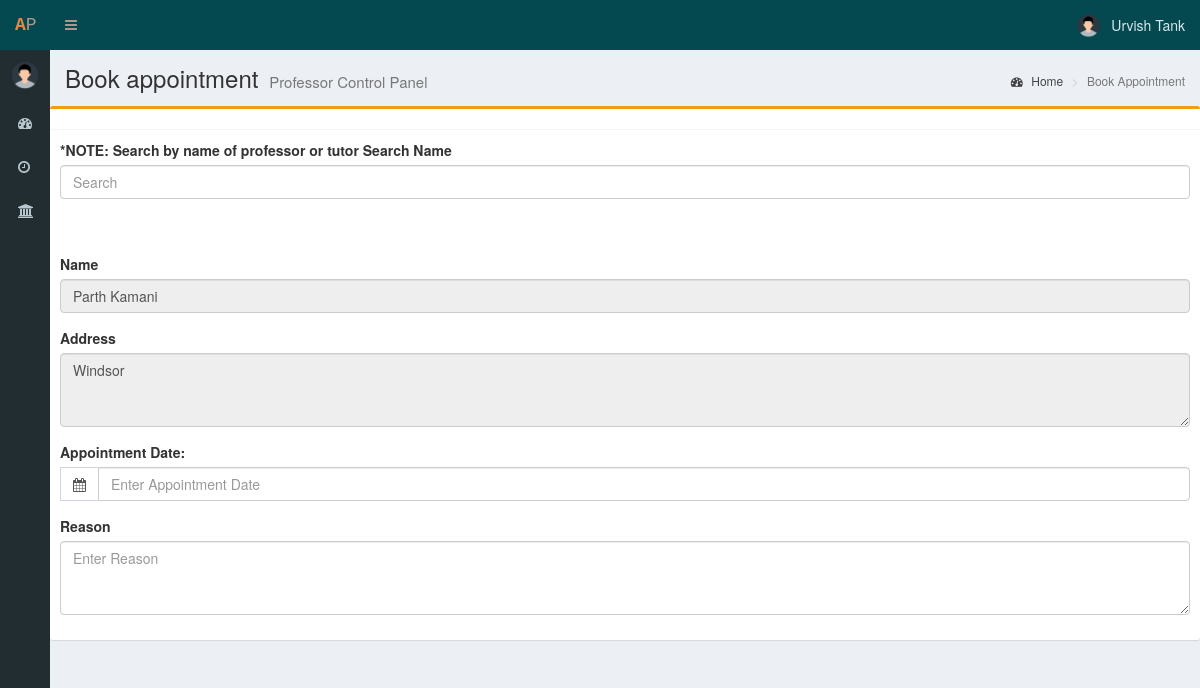
The page /addapp.php?sel=2 (signed in) on the database its author committed.
### tables this page shows
CREATE TABLE `tbl_detail` (
  `detail_id` int(40) NOT NULL,
  `login_id` int(11) NOT NULL,
  `name` varchar(40) NOT NULL,
  `dob` date NOT NULL,
  `gender` varchar(20) NOT NULL,
  `address` varchar(100) NOT NULL,
  `profile_pic` varchar(50) NOT NULL,
  `dept` int(11) NOT NULL,
  `valid` int(11) NOT NULL
);

### addapp.php (the view, shortened to what this page needs)
<?php
	include "connection.php";
	if(!isset($_SESSION['log']))
	{
		header("location:index.php");
	}
	else
	{
		$log = $_SESSION['log'];
		$qry = "SELECT * FROM tbl_login WHERE email_id='$log'";
		$result = mysqli_query($con,$qry);
		$value = mysqli_fetch_array($result);
		$id = $value['login_id'];
		$sql = "SELECT * FROM tbl_detail WHERE login_id='$id'";
		$result1 = mysqli_query($con,$sql);
		$value1 = mysqli_fetch_array($result1);
		$n = $value1['name'];
		$i = $value1['profile_pic'];
		$g="";
		$addr="";
		$name="";
		if(isset($_GET['sel']))
	{
		$f=$_GET['sel'];
		$sql1w = "SELECT * FROM tbl_detail WHERE login_id=".$f;
		$result2w = mysqli_query($con,$sql1w);
		$value2w = mysqli_fetch_array($result2w);
		$name =$value2w['name'];
		$addr=$value2w['address'];
	}
?>
<?php
$e1="";
						?>
<!DOCTYPE html>
<html>
<head>
  <link rel="stylesheet" type="text/css" href="dist/bootstrap-clockpicker.min.css">
  <link rel="stylesheet" href="https://maxcdn.bootstrapcdn.com/bootstrap/3.3.6/css/bootstrap.min.css" />
  <link rel="stylesheet" href="bower_components/bootstrap/dist/css/bootstrap.min.css">
  <link rel="stylesheet" href="bower_components/font-awesome/css/font-awesome.min.css">
  <link rel="stylesheet" href="bower_components/bootstrap-daterangepicker/daterangepicker.css">
  <link rel="stylesheet" href="bower_components/bootstrap-datepicker/dist/css/bootstrap-datepicker.min.css">
  <link rel="stylesheet" href="bower_components/Ionicons/css/ionicons.min.css">
  <link rel="stylesheet" href="plugins/iCheck/all.css">
  <link rel="stylesheet" href="bower_components/bootstrap-colorpicker/dist/css/bootstrap-colorpicker.min.css">
  <link rel="stylesheet" href="plugins/timepicker/bootstrap-timepicker.min.css">
  <link rel="stylesheet" href="bower_components/select2/dist/css/select2.min.css">
  <link rel="stylesheet" href="dist/css/AdminLTE.min.css">
  <link href="css/bootstrap.css" rel="stylesheet">
    <link href="plugins/time/css/timepicki.css" rel="stylesheet">
  <link rel="stylesheet" href="../../plugins/timepicker/bootstrap-timepicker.min.css">
  <link rel="stylesheet" href="dist/css/skins/_all-skins.min.css">
</head>
<body class="hold-transition skin-purple sidebar-mini sidebar-collapse">
<div class="wrapper">
  <?php
		include("head.php");
		include("menu.php");
	  ?>
  <div class="content-wrapper">
    <section class="content-header">
      <h1>
        Book appointment
	<?php
if($type==1)
{
	?>
	<small>Professor Control Panel</small>
	<?php
}
	?>
      </h1>
      <ol class="breadcrumb">
        <li><a href="dashboard.php"><i class="fa fa-dashboard"></i> Home</a></li>
        <li class="active">Book Appointment</li>
      </ol>
    </section>
    <section class="content">
       <div class="row">
	   <div class="box box-warning">
            <div class="box-header with-border">
            </div>
            <div class="box-body">
              <form role="form" method="POST" enctype="multipart/form-data" >
				<div class="form-group">
				<div class="form-check">
				<label>*NOTE: Search by name of professor or tutor</label>
					<label>Search Name</label>
                  <div id="search_area">
                  <input type="text" name="class_search" id="class_search" class="form-control" autocomplete="off" placeholder="Search" value="<?php echo $g; ?>" />
				  </div>
				  <br />
				  <br />
				</div>
				</div>
				<div class="form-group">
                  <label>Name</label>
                  <input type="text" name="name" class="form-control" placeholder="Enter Name" value="<?php echo $name; ?>" disabled required />
                </div>
                <div class="form-group">
                  <label>Address</label>
                  <textarea class="form-control" rows="3" name="address" placeholder="Enter Address" disabled required><?php echo $addr; ?></textarea>
                </div>
				<?php
				if(isset($_GET['sel']))
				{
				?>
				<div class="form-group" >
                <label>Appointment Date:</label>
					<div class="input-group date">
					<div class="input-group-addon">
						<i class="fa fa-calendar"></i>
					</div>
					<input type="text" name="cdate" class="form-control pull-right" id="datepicker" placeholder="Enter Appointment Date" onchange="day(this.value)" autocomplete="off" required value="<?php echo $e1; ?>" />
					</div>
					</div>
					<?php
					if(isset($_GET['d']))
					{
						$unixTimestamp = strtotime($_GET['d']);
						$j=date("l",$unixTimestamp);
						$h=$_GET['sel'];
						$query11="SELECT * FROM tbl_appsche WHERE login_id = '$h' AND day='$j' AND valid=1";
						$result11 = mysqli_query($con,$query11);
					$count11= mysqli_num_rows($result11);
					if($count11>0)
						{
					while($value11 = mysqli_fetch_array($result11))
					{
						$rr=1;
					?>
				    <div class="form-group">
                  <label>Appointment Time</label>
				  <div class="input-group date">
				  <div class="input-group-addon">
						<i class="fa fa-clock-o"></i>
					</div>
	    <input id="timepicker1" type="text" name="timepicker1" class="form-control pull-right" id="datepicker" placeholder="Enter Appointment Date" autocomplete="off" required />
            </div>
				  <?php
					}
						}
						else
						{
							?>
					<div class="form-group">
                  <label>Appointment Time Not Found. Select appropriate date to book particular appointment.</label>
            </div>
			<?php
				}
				}}
				?>
					<div class="form-group">
                  <label>Reason</label>
                  <textarea class="form-control" rows="3" name="reason" placeholder="Enter Reason" required></textarea>
                </div>
              </form>
            </div>
          </div>
        </div>
    </section>
</div>
<?php
	include("footer.php");
  ?>
</div>
</body>
</html>
<?php
	}
?>

### head.php (shortened to what this page needs)
<html>
<head>
</head>
<body>
<header class="main-header" >
    <a href="dashboard.php" class="logo" style="color:#AB988B; background-color: #054950;">
      <span class="logo-mini logo" style="color:#AB988B; background-color: #054950;"><b style="color:#EB8540; background-color: #054950;">A</b>P</span>
    </a>
    <nav class="navbar navbar-static-top" style="background-color: #054950;">
      <a href="#" class="sidebar-toggle" data-toggle="push-menu" role="button" style="color:#AB988B; background-color: #054950;">
      </a>
      <div class="navbar-custom-menu">
        <ul class="nav navbar-nav">
           <li class="dropdown user user-menu" style="background-color: #054950;">
            <a href="#" class="dropdown-toggle" data-toggle="dropdown">
              <img src="<?php echo $i; ?>" class="user-image" alt="User Image">
              <span class="hidden-xs" style="color:#D4E7ED; background-color: #054950;"> <?php echo $n; ?> </span>
            </a>
          </li>
        </ul>
      </div>
    </nav>
  </header>
  </body>
  </html>

### menu.php (shortened to what this page needs)
<?php
	include "connection.php";
	if(!isset($_SESSION['log']))
	{
		header("location:index.php");
	}
	else
	{
		$log = $_SESSION['log'];
		$sql = "SELECT login_id,type FROM tbl_login WHERE email_id='$log'";
		$result = mysqli_query($con,$sql);
		$value = mysqli_fetch_array($result);
		$type = $value['type'];
		?>
<!DOCTYPE html>
<html>
<head>
</head>
<body>
		<?php
		if($type==0 ||$type==1 ||$type==2 ||$type==3)
		{
			?>
		<aside class="main-sidebar" >
		<section class="sidebar">
			<div class="user-panel">
        <div class="pull-left image">
          <img src="<?php echo $i; ?>" class="img-circle" alt="User Image">
        </div>
      </div>
<ul class="sidebar-menu" data-widget="tree">
        <li class="">
          <a id="dashboard" href="dashboard.php">
            <i class="fa fa-dashboard"></i> <span>Dashboard</span>
          </a>
        </li>
		<li class="treeview">
          <a href="#">
            <i class="fa fa-clock-o"></i> <span>Appointments</span>
          </a>
        </li>
		<li class="treeview">
          <a href="#">
            <i class="fa fa-bank"></i>
          </a>
        </li>
       </ul>
	   </section>
  </aside>
	   <?php
		}
		?>
</body>
</html>
	<?php
	}
	?>

### head.php (style rules this page uses)
.main-header .logo { font-family: "Courier New", Courier, monospace; font-size: 24px; }

### rows shown on the page
tbl_detail: profile_pic (placeholder picture), name "Urvish Tank"
tbl_detail: name "Parth Kamani", address "Windsor"
